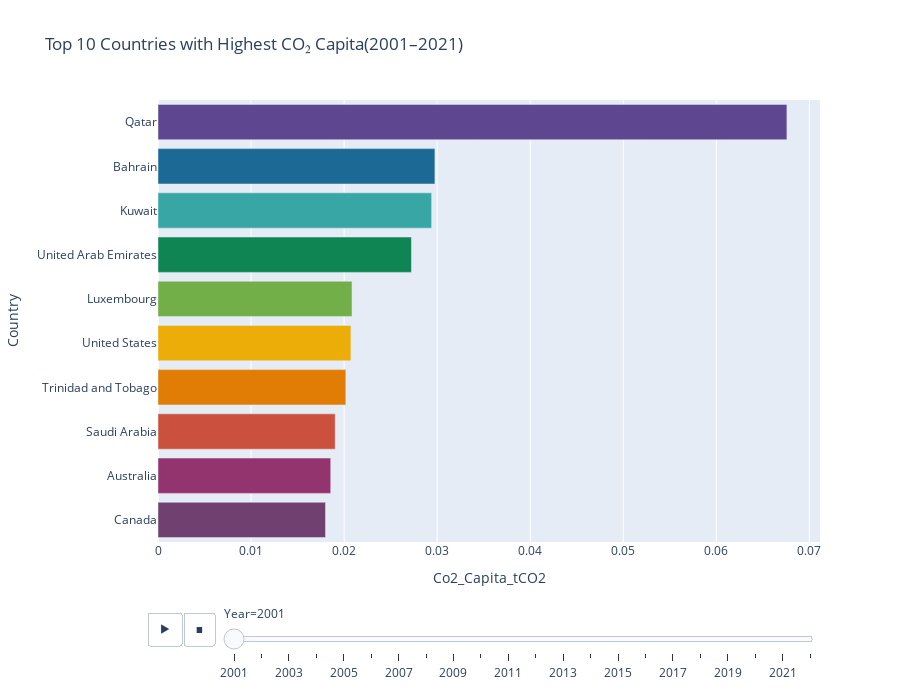

Notebook source saved alongside this figure:
### Code cell
# --- Lấy top 10 quốc gia mỗi năm ---
top10_capita_per_year = (
    df.groupby("Year")
    .apply(lambda x: x.nlargest(10, "Co2_Capita_tCO2"))
    .reset_index(drop=True)
)

# --- Vẽ biểu đồ động ---
fig = px.bar(
    top10_capita_per_year,
    x="Co2_Capita_tCO2",
    y="Country",
    color="Country",
    animation_frame="Year",
    orientation="h",
    title="Top 10 Countries with Highest CO₂ Capita(2001–2021)",
    labels={"Co2_MtCO2": "CO₂ Emissions (tCO₂)", "Country": "Country"},
    height=700,
    color_discrete_sequence=px.colors.qualitative.Prism
)

# --- Tùy chỉnh ---
fig.update_layout(
    yaxis={'categoryorder':'total ascending'},
    showlegend=False
)

fig.show()

### Figure 1 — Plotly figure (JSON) as saved in the notebook; plotly's stock layout.template omitted (floating-point values rounded to 4 significant figures)
{"data": [{"hovertemplate": "Country=%{y}<br>Year=2001<br>Co2_Capita_tCO2=%{x}<extra></extra>", "legendgroup": "Qatar", "marker": {"color": "rgb(95, 70, 144)", "pattern": {"shape": ""}}, "name": "Qatar", "orientation": "h", "showlegend": true, "textposition": "auto", "type": "bar", "x": [0.06758], "xaxis": "x", "y": ["Qatar"], "yaxis": "y"}, {"hovertemplate": "Country=%{y}<br>Year=2001<br>Co2_Capita_tCO2=%{x}<extra></extra>", "legendgroup": "Bahrain", "marker": {"color": "rgb(29, 105, 150)", "pattern": {"shape": ""}}, "name": "Bahrain", "orientation": "h", "showlegend": true, "textposition": "auto", "type": "bar", "x": [0.02976], "xaxis": "x", "y": ["Bahrain"], "yaxis": "y"}, {"hovertemplate": "Country=%{y}<br>Year=2001<br>Co2_Capita_tCO2=%{x}<extra></extra>", "legendgroup": "Kuwait", "marker": {"color": "rgb(56, 166, 165)", "pattern": {"shape": ""}}, "name": "Kuwait", "orientation": "h", "showlegend": true, "textposition": "auto", "type": "bar", "x": [0.02941], "xaxis": "x", "y": ["Kuwait"], "yaxis": "y"}, {"hovertemplate": "Country=%{y}<br>Year=2001<br>Co2_Capita_tCO2=%{x}<extra></extra>", "legendgroup": "United Arab Emirates", "marker": {"color": "rgb(15, 133, 84)", "pattern": {"shape": ""}}, "name": "United Arab Emirates", "orientation": "h", "showlegend": true, "textposition": "auto", "type": "bar", "x": [0.02724], "xaxis": "x", "y": ["United Arab Emirates"], "yaxis": "y"}, {"hovertemplate": "Country=%{y}<br>Year=2001<br>Co2_Capita_tCO2=%{x}<extra></extra>", "legendgroup": "Luxembourg", "marker": {"color": "rgb(115, 175, 72)", "pattern": {"shape": ""}}, "name": "Luxembourg", "orientation": "h", "showlegend": true, "textposition": "auto", "type": "bar", "x": [0.02085], "xaxis": "x", "y": ["Luxembourg"], "yaxis": "y"}, {"hovertemplate": "Country=%{y}<br>Year=2001<br>Co2_Capita_tCO2=%{x}<extra></extra>", "legendgroup": "United States", "marker": {"color": "rgb(237, 173, 8)", "pattern": {"shape": ""}}, "name": "United States", "orientation": "h", "showlegend": true, "textposition": "auto", "type": "bar", "x": [0.02073], "xaxis": "x", "y": ["United States"], "yaxis": "y"}, {"hovertemplate": "Country=%{y}<br>Year=2001<br>Co2_Capita_tCO2=%{x}<extra></extra>", "legendgroup": "Trinidad and Tobago", "marker": {"color": "rgb(225, 124, 5)", "pattern": {"shape": ""}}, "name": "Trinidad and Tobago", "orientation": "h", "showlegend": true, "textposition": "auto", "type": "bar", "x": [0.02018], "xaxis": "x", "y": ["Trinidad and Tobago"], "yaxis": "y"}, {"hovertemplate": "Country=%{y}<br>Year=2001<br>Co2_Capita_tCO2=%{x}<extra></extra>", "legendgroup": "Saudi Arabia", "marker": {"color": "rgb(204, 80, 62)", "pattern": {"shape": ""}}, "name": "Saudi Arabia", "orientation": "h", "showlegend": true, "textposition": "auto", "type": "bar", "x": [0.01904], "xaxis": "x", "y": ["Saudi Arabia"], "yaxis": "y"}, {"hovertemplate": "Country=%{y}<br>Year=2001<br>Co2_Capita_tCO2=%{x}<extra></extra>", "legendgroup": "Australia", "marker": {"color": "rgb(148, 52, 110)", "pattern": {"shape": ""}}, "name": "Australia", "orientation": "h", "showlegend": true, "textposition": "auto", "type": "bar", "x": [0.01856], "xaxis": "x", "y": ["Australia"], "yaxis": "y"}, {"hovertemplate": "Country=%{y}<br>Year=2001<br>Co2_Capita_tCO2=%{x}<extra></extra>", "legendgroup": "Canada", "marker": {"color": "rgb(111, 64, 112)", "pattern": {"shape": ""}}, "name": "Canada", "orientation": "h", "showlegend": true, "textposition": "auto", "type": "bar", "x": [0.018], "xaxis": "x", "y": ["Canada"], "yaxis": "y"}], "layout": {"barmode": "relative", "height": 700, "legend": {"title": {"text": "Country"}, "tracegroupgap": 0}, "showlegend": false, "sliders": [{"active": 0, "currentvalue": {"prefix": "Year="}, "len": 0.9, "pad": {"b": 10, "t": 60}, "steps": [{"args": [["2001"], {"frame": {"duration": 0, "redraw": true}, "fromcurrent": true, "mode": "immediate", "transition": {"duration": 0, "easing": "linear"}}], "label": "2001", "method": "animate"}, {"args": [["2002"], {"frame": {"duration": 0, "redraw": true}, "fromcurrent": true, "mode": "immediate", "transition": {"duration": 0, "easing": "linear"}}], "label": "2002", "method": "animate"}, {"args": [["2003"], {"frame": {"duration": 0, "redraw": true}, "fromcurrent": true, "mode": "immediate", "transition": {"duration": 0, "easing": "linear"}}], "label": "2003", "method": "animate"}, {"args": [["2004"], {"frame": {"duration": 0, "redraw": true}, "fromcurrent": true, "mode": "immediate", "transition": {"duration": 0, "easing": "linear"}}], "label": "2004", "method": "animate"}, {"args": [["2005"], {"frame": {"duration": 0, "redraw": true}, "fromcurrent": true, "mode": "immediate", "transition": {"duration": 0, "easing": "linear"}}], "label": "2005", "method": "animate"}, {"args": [["2006"], {"frame": {"duration": 0, "redraw": true}, "fromcurrent": true, "mode": "immediate", "transition": {"duration": 0, "easing": "linear"}}], "label": "2006", "method": "animate"}, {"args": [["2007"], {"frame": {"duration": 0, "redraw": true}, "fromcurrent": true, "mode": "immediate", "transition": {"duration": 0, "easing": "linear"}}], "label": "2007", "method": "animate"}, {"args": [["2008"], {"frame": {"duration": 0, "redraw": true}, "fromcurrent": true, "mode": "immediate", "transition": {"duration": 0, "easing": "linear"}}], "label": "2008", "method": "animate"}, {"args": [["2009"], {"frame": {"duration": 0, "redraw": true}, "fromcurrent": true, "mode": "immediate", "transition": {"duration": 0, "easing": "linear"}}], "label": "2009", "method": "animate"}, {"args": [["2010"], {"frame": {"duration": 0, "redraw": true}, "fromcurrent": true, "mode": "immediate", "transition": {"duration": 0, "easing": "linear"}}], "label": "2010", "method": "animate"}, {"args": [["2011"], {"frame": {"duration": 0, "redraw": true}, "fromcurrent": true, "mode": "immediate", "transition": {"duration": 0, "easing": "linear"}}], "label": "2011", "method": "animate"}, {"args": [["2012"], {"frame": {"duration": 0, "redraw": true}, "fromcurrent": true, "mode": "immediate", "transition": {"duration": 0, "easing": "linear"}}], "label": "2012", "method": "animate"}, {"args": [["2013"], {"frame": {"duration": 0, "redraw": true}, "fromcurrent": true, "mode": "immediate", "transition": {"duration": 0, "easing": "linear"}}], "label": "2013", "method": "animate"}, {"args": [["2014"], {"frame": {"duration": 0, "redraw": true}, "fromcurrent": true, "mode": "immediate", "transition": {"duration": 0, "easing": "linear"}}], "label": "2014", "method": "animate"}, {"args": [["2015"], {"frame": {"duration": 0, "redraw": true}, "fromcurrent": true, "mode": "immediate", "transition": {"duration": 0, "easing": "linear"}}], "label": "2015", "method": "animate"}, {"args": [["2016"], {"frame": {"duration": 0, "redraw": true}, "fromcurrent": true, "mode": "immediate", "transition": {"duration": 0, "easing": "linear"}}], "label": "2016", "method": "animate"}, {"args": [["2017"], {"frame": {"duration": 0, "redraw": true}, "fromcurrent": true, "mode": "immediate", "transition": {"duration": 0, "easing": "linear"}}], "label": "2017", "method": "animate"}, {"args": [["2018"], {"frame": {"duration": 0, "redraw": true}, "fromcurrent": true, "mode": "immediate", "transition": {"duration": 0, "easing": "linear"}}], "label": "2018", "method": "animate"}, {"args": [["2019"], {"frame": {"duration": 0, "redraw": true}, "fromcurrent": true, "mode": "immediate", "transition": {"duration": 0, "easing": "linear"}}], "label": "2019", "method": "animate"}, {"args": [["2020"], {"frame": {"duration": 0, "redraw": true}, "fromcurrent": true, "mode": "immediate", "transition": {"duration": 0, "easing": "linear"}}], "label": "2020", "method": "animate"}, {"args": [["2021"], {"frame": {"duration": 0, "redraw": true}, "fromcurrent": true, "mode": "immediate", "transition": {"duration": 0, "easing": "linear"}}], "label": "2021", "method": "animate"}, {"args": [["2022"], {"frame": {"duration": 0, "redraw": true}, "fromcurrent": true, "mode": "immediate", "transition": {"duration": 0, "easing": "linear"}}], "label": "2022", "method": "animate"}], "x": 0.1, "xanchor": "left", "y": 0, "yanchor": "top"}], "title": {"text": "Top 10 Countries with Highest CO₂ Capita(2001–2021)"}, "updatemenus": [{"buttons": [{"args": [null, {"frame": {"duration": 500, "redraw": true}, "fromcurrent": true, "mode": "immediate", "transition": {"duration": 500, "easing": "linear"}}], "label": "&#9654;", "method": "animate"}, {"args": [[null], {"frame": {"duration": 0, "redraw": true}, "fromcurrent": true, "mode": "immediate", "transition": {"duration": 0, "easing": "linear"}}], "label": "&#9724;", "method": "animate"}], "direction": "left", "pad": {"r": 10, "t": 70}, "showactive": false, "type": "buttons", "x": 0.1, "xanchor": "right", "y": 0, "yanchor": "top"}], "xaxis": {"anchor": "y", "domain": [0, 1], "title": {"text": "Co2_Capita_tCO2"}}, "yaxis": {"anchor": "x", "categoryarray": ["Kazakhstan", "Oman", "Brunei Darussalam", "Canada", "Australia", "Saudi Arabia", "Trinidad and Tobago", "United States", "Luxembourg", "United Arab Emirates", "Kuwait", "Bahrain", "Qatar"], "categoryorder": "total ascending", "domain": [0, 1], "title": {"text": "Country"}}}}
